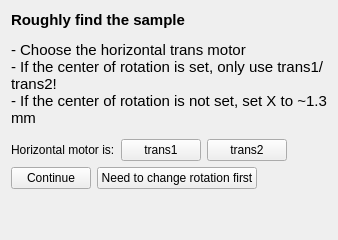
     <widget class="QWidget" name="page_rough_center">
      <layout class="QVBoxLayout" name="layout_rough_center">
       <item>
        <widget class="QLabel" name="lb_rough_title">
         <property name="text">
          <string>&lt;!DOCTYPE HTML PUBLIC &quot;-//W3C//DTD HTML 4.0//EN&quot; &quot;http://www.w3.org/TR/REC-html40/strict.dtd&quot;&gt;
&lt;html&gt;&lt;head&gt;&lt;meta name=&quot;qrichtext&quot; content=&quot;1&quot; /&gt;&lt;style type=&quot;text/css&quot;&gt;
p, li { white-space: pre-wrap; }
&lt;/style&gt;&lt;/head&gt;&lt;body style=&quot; font-family:'MS Shell Dlg 2'; font-size:11pt; font-weight:400; font-style:normal;&quot;&gt;
&lt;p style=&quot; margin-top:12px; margin-bottom:12px; margin-left:0px; margin-right:0px; -qt-block-indent:0; text-indent:0px;&quot;&gt;&lt;span style=&quot; font-weight:600;&quot;&gt;Roughly find the sample&lt;/span&gt;&lt;/p&gt;
&lt;p style=&quot; margin-top:12px; margin-bottom:12px; margin-left:0px; margin-right:0px; -qt-block-indent:0; text-indent:0px;&quot;&gt;- Choose the horizontal trans motor&lt;br /&gt;- If the center of rotation is set, only use trans1/trans2!&lt;br /&gt;- If the center of rotation is not set, set X to ~1.3 mm&lt;/p&gt;&lt;/body&gt;&lt;/html&gt;</string>
         </property>
         <property name="textFormat">
          <enum>Qt::RichText</enum>
         </property>
         <property name="wordWrap">
          <bool>true</bool>
         </property>
        </widget>
       </item>
       <item>
        <widget class="QWidget" name="container_rows_rough" native="true"/>
       </item>
       <item>
        <layout class="QHBoxLayout" name="layout_rough_picker">
         <item>
          <widget class="QLabel" name="lb_transh_prompt">
           <property name="text">
            <string>Horizontal motor is:</string>
           </property>
          </widget>
         </item>
         <item>
          <widget class="QPushButton" name="pb_rough_trans1">
           <property name="toolTip">
            <string>Record trans1 as the horizontal stage (transH). Used by every later step.</string>
           </property>
           <property name="text">
            <string>trans1</string>
           </property>
          </widget>
         </item>
         <item>
          <widget class="QPushButton" name="pb_rough_trans2">
           <property name="toolTip">
            <string>Record trans2 as the horizontal stage (transH). Used by every later step.</string>
           </property>
           <property name="text">
            <string>trans2</string>
           </property>
          </widget>
         </item>
         <item>
          <spacer name="spacer_rough_picker">
           <property name="orientation">
            <enum>Qt::Horizontal</enum>
           </property>
           <property name="sizeHint" stdset="0">
            <size>
             <width>40</width>
             <height>20</height>
            </size>
           </property>
          </spacer>
         </item>
        </layout>
       </item>
       <item>
        <layout class="QHBoxLayout" name="layout_rough_buttons">
         <item>
          <widget class="QPushButton" name="pb_rough_continue">
           <property name="text">
            <string>Continue</string>
           </property>
          </widget>
         </item>
         <item>
          <widget class="QPushButton" name="pb_need_rotation">
           <property name="text">
            <string>Need to change rotation first</string>
           </property>
          </widget>
         </item>
         <item>
          <spacer name="spacer_rough_buttons">
           <property name="orientation">
            <enum>Qt::Horizontal</enum>
           </property>
           <property name="sizeHint" stdset="0">
            <size>
             <width>40</width>
             <height>20</height>
            </size>
           </property>
          </spacer>
         </item>
        </layout>
       </item>
       <item>
        <spacer name="spacer_rough_bottom">
         <property name="orientation">
          <enum>Qt::Vertical</enum>
         </property>
         <property name="sizeHint" stdset="0">
          <size>
           <width>20</width>
           <height>40</height>
          </size>
         </property>
        </spacer>
       </item>
      </layout>
     </widget>
